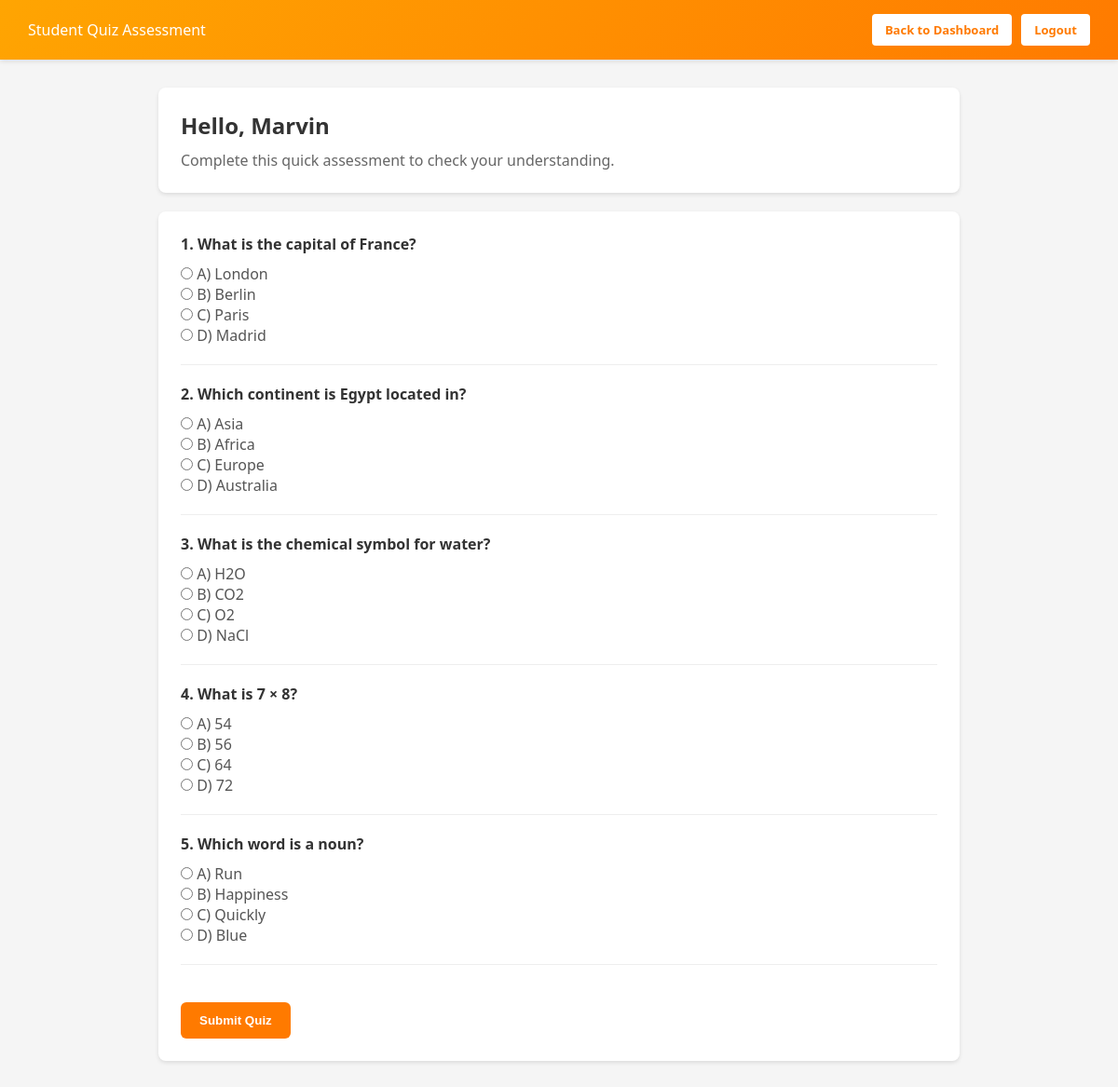
The page /student-quiz-assessment (signed in) on the database its author committed.
### controller/model.py (models this page shows)
class QuizQuestion(db.Model):
    __tablename__ = 'quiz_questions'
    question_id = db.Column(db.Integer, primary_key=True, autoincrement=True)
    teacher_id = db.Column(db.Integer, db.ForeignKey('users.user_id'), nullable=True)
    question_text = db.Column(db.String(1000), nullable=False)
    option_a = db.Column(db.String(255), nullable=False)
    option_b = db.Column(db.String(255), nullable=False)
    option_c = db.Column(db.String(255), nullable=False)
    option_d = db.Column(db.String(255), nullable=False)
    correct_answer = db.Column(db.String(255), nullable=False)
    created_at = db.Column(db.DateTime, default=datetime.utcnow)
    def to_dict(self):
        return {
            'id': f'q{self.question_id}',
            'question': self.question_text,
            'options': [self.option_a, self.option_b, self.option_c, self.option_d],
            'answer': self.correct_answer,
        }

### app.py (the view, shortened to what this page needs)
@app.route('/student-quiz-assessment', methods=['GET', 'POST'])
@login_required
def student_quiz_assessment():
    if session.get('role_id') != 3:
        flash("Unauthorized access", "danger")
        return redirect(url_for('login'))
    username = session.get('username')
    questions_db = QuizQuestion.query.all()
    if questions_db:
        questions = [q.to_dict() for q in questions_db]
    score = None
    total = len(questions)
    percentage = None
    selected_answers = {}
    return render_template(
        'student_quiz_assessment.html',
        username=username,
        questions=questions,
        score=score,
        total=total,
        percentage=percentage,
        selected_answers=selected_answers
    )

### app.py (called while the page is built)
def login_required(f):
    @wraps(f)
    def decorated_function(*args, **kwargs):
        if 'user_id' not in session:
            flash("Please login first", "warning")
            return redirect(url_for('login'))
        return f(*args, **kwargs)
    return decorated_function

### templates/student_quiz_assessment.html (shortened to what this page needs)
<!DOCTYPE html>
<html lang="en">
<head>
</head>
<body>
    <div class="navbar">
        <div>Student Quiz Assessment</div>
        <div class="nav-actions">
            <a class="nav-btn" href="{{ url_for('student_dashboard') }}">Back to Dashboard</a>
            <a class="nav-btn" href="{{ url_for('logout') }}">Logout</a>
        </div>
    </div>
    <div class="container">
        <div class="card">
            <h2 style="margin-bottom: 10px; color: #333;">Hello, {{ username }}</h2>
            <p style="color: #666;">Complete this quick assessment to check your understanding.</p>
        </div>
        <form method="POST" class="card">
            {% for q in questions %}
                <div class="question-block">
                    <div class="question-title">{{ loop.index }}. {{ q.question }}</div>
                    {% for option in q.options %}
                        <label class="option-row">
                            <input
                                type="radio"
                                name="{{ q.id }}"
                                value="{{ option }}"
                                required
                            >
                            {{ option }}
                        </label><br>
                    {% endfor %}
                </div>
            {% endfor %}
            <button type="submit" class="submit-btn">Submit Quiz</button>
        </form>
    </div>
</body>
</html>

### templates/student_quiz_assessment.html (style rules this page uses)
* { margin: 0; padding: 0; box-sizing: border-box; }
body { font-family: 'Segoe UI', Tahoma, Geneva, Verdana, sans-serif; background: #f5f5f5; }
.navbar { background: linear-gradient(135deg, #ffa502 0%, #ff7a00 100%); color: white; padding: 15px 30px; display: flex; justify-content: space-between; align-items: center; box-shadow: 0 2px 5px rgba(0,0,0,0.1); }
.nav-actions { display: flex; gap: 10px; }
.nav-btn { background: white; color: #ff7a00; padding: 8px 14px; border-radius: 4px; text-decoration: none; font-size: 13px; font-weight: bold; }
.container { max-width: 900px; margin: 30px auto; padding: 0 20px; }
.card { background: white; border-radius: 8px; box-shadow: 0 2px 4px rgba(0,0,0,0.1); padding: 24px; margin-bottom: 20px; }
.question-block { margin-bottom: 20px; padding-bottom: 20px; border-bottom: 1px solid #eee; }
.question-title { font-weight: bold; color: #333; margin-bottom: 10px; }
.option-row { margin-bottom: 8px; color: #555; }
.submit-btn { margin-top: 20px; background: #ff7a00; color: white; border: none; padding: 12px 20px; border-radius: 6px; cursor: pointer; font-weight: bold; }

### rows shown on the page
QuizQuestion: question "What is the capital of France?", option_a "☐ A) London", option_a "A) London", option_b "☐ B) Berlin", option_b "B) Berlin", option_c "☐ C) Paris", option_c "C) Paris", option_d "☐ D) Madrid", option_d "D) Madrid"
QuizQuestion: question "Which continent is Egypt located in?", option_a "☐ A) Asia", option_a "A) Asia", option_b "☐ B) Africa", option_b "B) Africa", option_c "☐ C) Europe", option_c "C) Europe", option_d "☐ D) Australia", option_d "D) Australia"
QuizQuestion: question "What is the chemical symbol for water?", option_a "☐ A) H2O", option_a "A) H2O", option_b "☐ B) CO2", option_b "B) CO2", option_c "☐ C) O2", option_c "C) O2", option_d "☐ D) NaCl", option_d "D) NaCl"
QuizQuestion: question "What is 7 × 8?", option_a "☐ A) 54", option_a "A) 54", option_b "☐ B) 56", option_b "B) 56", option_c "☐ C) 64", option_c "C) 64", option_d "☐ D) 72", option_d "D) 72"
QuizQuestion: question "Which word is a noun?", option_a "☐ A) Run", option_a "A) Run", option_b "☐ B) Happiness", option_b "B) Happiness", option_c "☐ C) Quickly", option_c "C) Quickly", option_d "☐ D) Blue", option_d "D) Blue"

### other values the page prints
{{ username }} "Marvin"
